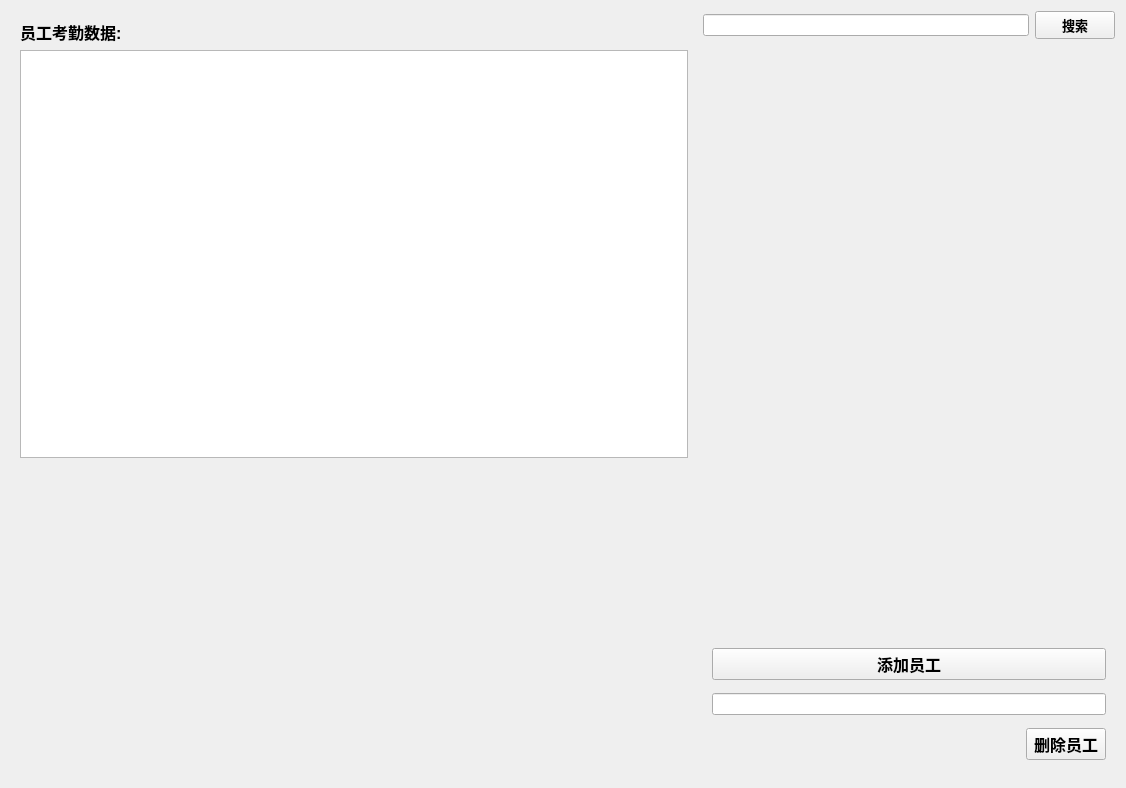
<?xml version="1.0" encoding="UTF-8"?>
<ui version="4.0">
 <class>Proc_StaffInfo</class>
 <widget class="QWidget" name="Proc_StaffInfo">
  <property name="geometry">
   <rect>
    <x>0</x>
    <y>0</y>
    <width>1126</width>
    <height>788</height>
   </rect>
  </property>
  <property name="windowTitle">
   <string>Form</string>
  </property>
  <layout class="QGridLayout" name="layout_main" columnstretch="5,3">
   <item row="0" column="0">
    <layout class="QVBoxLayout" name="layout_leftshow" stretch="3,2">
     <item>
      <widget class="QWidget" name="widget_stafftable_container" native="true">
       <layout class="QGridLayout" name="layout_widgetStaffTableContainer">
        <item row="1" column="0">
         <widget class="QTableView" name="tableView"/>
        </item>
        <item row="0" column="0">
         <widget class="QLabel" name="label_staffTableTitle">
          <property name="font">
           <font>
            <family>Microsoft YaHei UI</family>
            <pointsize>12</pointsize>
            <weight>75</weight>
            <bold>true</bold>
           </font>
          </property>
          <property name="text">
           <string>员工考勤数据:</string>
          </property>
         </widget>
        </item>
       </layout>
      </widget>
     </item>
     <item>
      <widget class="QWidget" name="widget_totalData_container" native="true">
       <layout class="QGridLayout" name="layout_widgetStaffInfoContainer" columnstretch="5,2">
        <item row="0" column="0">
         <widget class="QWidget" name="widget_totalHistoryChart" native="true"/>
        </item>
        <item row="0" column="1">
         <widget class="QWidget" name="widget_totalData" native="true"/>
        </item>
       </layout>
      </widget>
     </item>
    </layout>
   </item>
   <item row="0" column="1">
    <layout class="QVBoxLayout" name="layout_right" stretch="1,12,3">
     <item>
      <layout class="QHBoxLayout" name="layout_searchshow">
       <item>
        <widget class="QLineEdit" name="lineEditSearch"/>
       </item>
       <item>
        <widget class="QPushButton" name="btn_search">
         <property name="font">
          <font>
           <family>Microsoft YaHei UI</family>
           <pointsize>10</pointsize>
           <weight>75</weight>
           <bold>true</bold>
          </font>
         </property>
         <property name="text">
          <string>搜索</string>
         </property>
        </widget>
       </item>
      </layout>
     </item>
     <item>
      <widget class="QWidget" name="widget_staffData_container" native="true">
       <layout class="QGridLayout" name="layout_widgetStaffDataContainer">
        <item row="0" column="0">
         <widget class="QWidget" name="widget_showStaffHistoryChart" native="true"/>
        </item>
        <item row="1" column="0">
         <widget class="QWidget" name="widget_showStaffDataNum" native="true"/>
        </item>
       </layout>
      </widget>
     </item>
     <item>
      <widget class="QWidget" name="widget_opbtn_container" native="true">
       <layout class="QVBoxLayout" name="layout_widgetOpbtnContainer">
        <item>
         <widget class="QPushButton" name="btn_showStaffAddWin">
          <property name="font">
           <font>
            <family>Microsoft YaHei UI</family>
            <pointsize>12</pointsize>
            <weight>75</weight>
            <bold>true</bold>
           </font>
          </property>
          <property name="text">
           <string>添加员工</string>
          </property>
         </widget>
        </item>
        <item>
         <widget class="QLineEdit" name="lineEditDeleteID"/>
        </item>
        <item>
         <layout class="QHBoxLayout" name="layout_btnDelete">
          <item>
           <spacer name="horizontalSpacer">
            <property name="orientation">
             <enum>Qt::Horizontal</enum>
            </property>
            <property name="sizeHint" stdset="0">
             <size>
              <width>40</width>
              <height>20</height>
             </size>
            </property>
           </spacer>
          </item>
          <item>
           <widget class="QPushButton" name="pushButtonDelete">
            <property name="font">
             <font>
              <family>Microsoft YaHei UI</family>
              <pointsize>12</pointsize>
              <weight>75</weight>
              <bold>true</bold>
             </font>
            </property>
            <property name="text">
             <string>删除员工</string>
            </property>
           </widget>
          </item>
         </layout>
        </item>
       </layout>
      </widget>
     </item>
    </layout>
   </item>
  </layout>
 </widget>
 <resources/>
 <connections/>
</ui>
